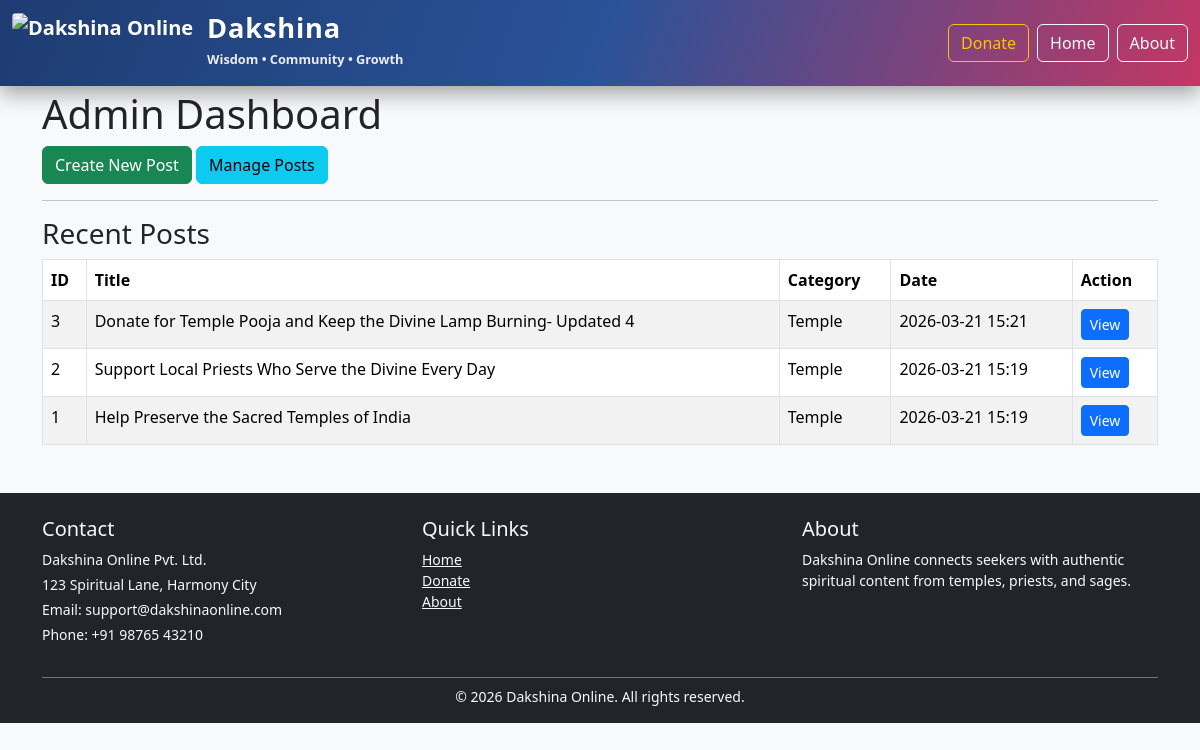
The app's page /admin/dashboard with its own data.
### models.py (models this page shows)
class Post(Base):
    __tablename__ = "posts"
    id = Column(Integer, primary_key=True, index=True)
    title = Column(String, nullable=False)
    description = Column(String, nullable=False)
    category = Column(String, nullable=False)
    image_url = Column(String, nullable=True)
    created_at = Column(DateTime, default=datetime.utcnow)
    updated_at = Column(DateTime, default=datetime.utcnow, onupdate=datetime.utcnow)

### main.py (the view)
@app.get("/admin/dashboard")
def admin_dashboard(request: Request, db: Session = Depends(get_db)):
    posts = crud.get_posts(db)
    return templates.TemplateResponse("admin_dashboard.html", {"request": request, "posts": posts})

### templates/admin_dashboard.html (shortened to what this page needs)
{% extends "base.html" %}
{% block content %}
<h1>Admin Dashboard</h1>
<p><a href="/admin/posts/new" class="btn btn-success">Create New Post</a>
<a href="/admin/posts" class="btn btn-info">Manage Posts</a></p>
<hr />
<h3>Recent Posts</h3>
<table class="table table-bordered table-striped">
<thead><tr><th>ID</th><th>Title</th><th>Category</th><th>Date</th><th>Action</th></tr></thead>
<tbody>
{% for post in posts %}
<tr>
    <td>{{ post.id }}</td>
    <td>{{ post.title }}</td>
    <td>{{ post.category }}</td>
    <td>{{ post.created_at.strftime('%Y-%m-%d %H:%M') }}</td>
    <td><a href="/posts/{{ post.id }}" class="btn btn-sm btn-primary">View</a></td>
</tr>
{% else %}
<tr><td colspan="5">No posts found.</td></tr>
{% endfor %}
</tbody>
</table>
{% endblock %}

### templates/base.html (shortened to what this page needs)
<!DOCTYPE html>
<html lang="en">
<head>
    <link href="https://cdn.jsdelivr.net/npm/bootstrap@5.3.2/dist/css/bootstrap.min.css" rel="stylesheet" />
    <link rel="stylesheet" href="/static/css/style.css" />
</head>
<body>
<nav class="navbar fixed-top navbar-expand-lg navbar-dark" style="background: linear-gradient(110deg, #1e3c72, #2a5298, #c33764); box-shadow: 0 8px 20px rgba(0,0,0,0.35);">
    <div class="container-fluid">
        <a class="navbar-brand d-flex align-items-center" href="/">
            <img src="/static/images/logo.png" alt="Dakshina Online" style="height: 60px; width: auto; margin-right: 14px;" />
            <div>
                <div style="font-size: 1.7rem; font-weight: 800; letter-spacing: 0.8px; line-height: 1;">Dakshina</div>
                <small style="font-size: 0.8rem; color: rgba(255,255,255,0.9);">Wisdom • Community • Growth</small>
            </div>
        </a>
        <div class="d-flex">
            <a class="btn btn-outline-warning me-2" href="/donate">Donate</a>
            <a class="btn btn-outline-light me-2" href="/">Home</a>
            <a class="btn btn-outline-light" href="/about">About</a>
        </div>
    </div>
</nav>
<div class="container">
    {% block content %}{% endblock %}
</div>
<footer class="bg-dark text-light mt-5 pt-4 pb-3">
    <div class="container">
        <div class="row">
            <div class="col-md-4 mb-3">
                <h5>Contact</h5>
                <p class="small mb-1">Dakshina Online Pvt. Ltd.</p>
                <p class="small mb-1">123 Spiritual Lane, Harmony City</p>
                <p class="small mb-1">Email: support@dakshinaonline.com</p>
                <p class="small mb-0">Phone: +91 98765 43210</p>
            </div>
            <div class="col-md-4 mb-3">
                <h5>Quick Links</h5>
                <ul class="list-unstyled small">
                    <li><a class="text-light" href="/">Home</a></li>
                    <li><a class="text-light" href="/donate">Donate</a></li>
                    <li><a class="text-light" href="/about">About</a></li>
                </ul>
            </div>
            <div class="col-md-4 mb-3">
                <h5>About</h5>
                <p class="small mb-0">Dakshina Online connects seekers with authentic spiritual content from temples, priests, and sages.</p>
            </div>
        </div>
        <div class="text-center pt-2 border-top border-secondary mt-3 small">© 2026 Dakshina Online. All rights reserved.</div>
    </div>
</footer>
</body>
</html>

### static/css/style.css (style rules this page uses)
body { background: #f8f9fa; padding-top: 90px; }
.navbar-brand { font-weight: 700; color: #ffffff !important; }
img[src*="/static/images"] { max-width: 100%; height: auto; border-radius: 4px; }
.navbar-dark .navbar-brand img { max-height: 65px; }

### records on screen
Post: id "3", title "Donate for Temple Pooja and Keep the Divine Lamp Burning- Updated 4", category "Temple", created_at "2026-03-21 15:21"
Post: id "2", title "Support Local Priests Who Serve the Divine Every Day", category "Temple", created_at "2026-03-21 15:19"
Post: id "1", title "Help Preserve the Sacred Temples of India", category "Temple", created_at "2026-03-21 15:19"
